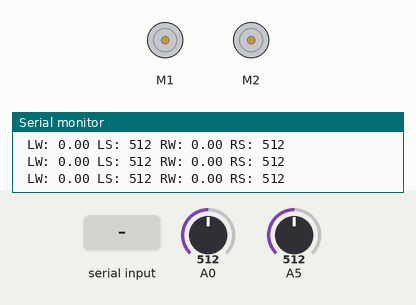
Simulated run of this sketch. Board: Arduino Uno, built with avr-gcc and run on an emulated ATmega328P. Shown: 2 × DC motor (green arrow = forward, orange = backward, longer = faster), the last lines printed to the serial monitor. Inputs (shaded band) come from the test bench; at power-on: A0 = 512, A5 = 512.

Above: at 1.2 s.
1.3 s: "30,150\n" received over Serial
At 2.0 s:
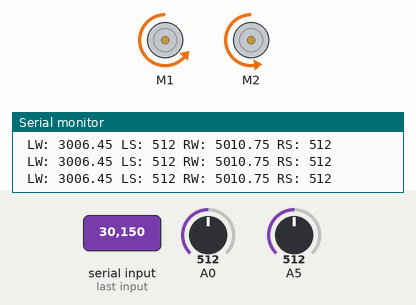
3.0 s: A0 set to 900
At 3.8 s:
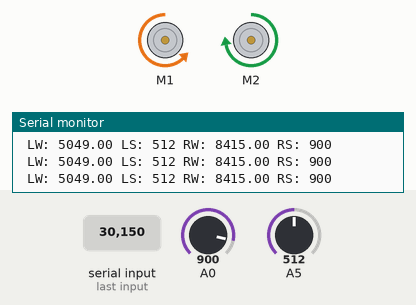
4.5 s: "90,45\n" received over Serial
At 5.2 s:
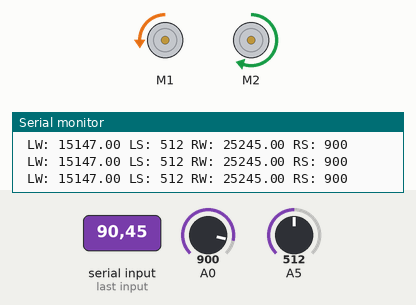
6.2 s: A5 set to 900
At 6.7 s:
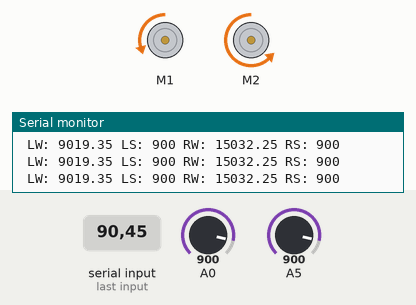
7.7 s: A0 set to 306
At 8.2 s:
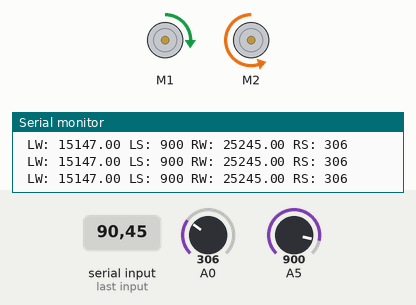
9.2 s: "5\n" received over Serial
At 10.2 s:
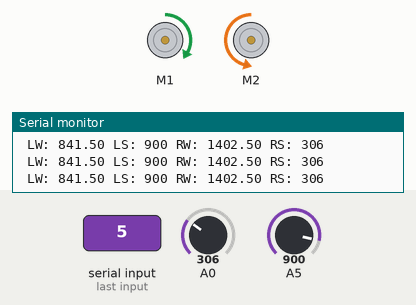
Timing chart, 0 to 11.7 s (numbered marks = the images above; inputs shaded):
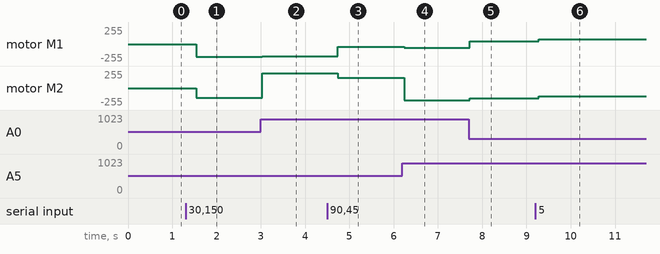

The sketch:

LineFollow.ino
```cpp
//MARK: import libraries
#include <Wire.h>
#include <Adafruit_MotorShield.h>

//MARK: initalize variables

//left sensor value at port A1
int leftSensorValue;
//right sensor value at port A0
int rightSensorValue;

//the sensor reading which corrosponds to the sensor being on or off the line
int offL;
int onL;
int offR;
int onR;

//a number describing what percent of the maximum speed the fast wheel should hit
float spd;

//the motor speed component variables
float wheelSpd;

//the motor speed variables
float leftWheelSpeed;
float rightWheelSpeed;

//calibration variables
float leftMultiple;

//serial input variables
char character;
String string;

// Create the motor shield object with the default I2C address
Adafruit_MotorShield AFMS = Adafruit_MotorShield();

//set up the motors
Adafruit_DCMotor *leftWheel = AFMS.getMotor(1);
Adafruit_DCMotor *rightWheel = AFMS.getMotor(2);

void setup() {

  //the sensor reading which corrosponds to the sensor being on or off the line
  offL = 810;
  onL = 900;
  offR = 435;
  onR = 745;

  //a multiplier to slow down the left wheel to track at the same speed as the right wheel. (determined experimentally)
  leftMultiple = .6;
  //set default string and character values
  character = 0;
  string = "";

  //begin serial and motor controller
  Serial.begin(9600);
  AFMS.begin();

}

void loop() {
  //update the variable values

  //if a character is available in the serial window
  if (Serial.available() > 0) {
    // get the character
    character = Serial.read();

    //if the character is not newline character
    if (character != '\n') {
      //append to the string
      string += character;
    }
    else {

      //update the speed
      spd = string.toFloat();
      string = "";
    }
  }

  //MARK: update variables
  wheelSpd = spd * 110.0 * (255.0/100.0);

  //MARK: read the sensor values
  leftSensorValue = analogRead(A5);
  rightSensorValue = analogRead(A0);

  //MARK: line following decision tree.
  if (leftSensorValue >= onL && rightSensorValue <= offR){
    //turnLeft
    //start the wheels driving the right forward and the left backwards
    leftWheel->run(FORWARD);
    rightWheel->run(BACKWARD);

  }
  else if (leftSensorValue <= offL && rightSensorValue >= onR){
    //turnleft
    //start the wheels driving the right backwards and the left forward
    leftWheel->run(BACKWARD);
    rightWheel->run(FORWARD);
  }
  else{
    //go straight
    //start the wheels driving both wheels forward
    leftWheel->run(BACKWARD);
    rightWheel->run(BACKWARD);
    wheelSpd = spd * 65.5 * (255.0/100.0);
  }

  leftWheelSpeed = wheelSpd*leftMultiple;
  rightWheelSpeed = wheelSpd;

  leftWheel->setSpeed(leftWheelSpeed);
  rightWheel->setSpeed(rightWheelSpeed);

  Serial.print(" LW: ");
  Serial.print(leftWheelSpeed);
  Serial.print(" LS: ");
  Serial.print(leftSensorValue);
  Serial.print(" RW: ");
  Serial.print(rightWheelSpeed);
  Serial.print(" RS: ");
  Serial.println(rightSensorValue);

  //send the signal to the wheel
  leftWheel->run(RELEASE);
  rightWheel->run(RELEASE);

}
```

Measured:
- after the input at 1.3 s, motor M1: stopped → backward 190/255 after 0.24 s; motor M2: stopped → backward 146/255 after 0.24 s
- after the input at 3.0 s, motor M1: backward 190/255 → backward 185/255 at once; motor M2: backward 146/255 → forward 223/255 at once
- after the input at 4.5 s, motor M1: backward 185/255 → backward 43/255 after 0.23 s; motor M2: forward 223/255 → forward 157/255 after 0.23 s
- after the input at 6.2 s, motor M1: backward 43/255 → backward 59/255 at once; motor M2: forward 157/255 → backward 184/255 at once
- after the input at 7.7 s, motor M1: backward 59/255 → forward 43/255 at once; motor M2: backward 184/255 → backward 157/255 at once
- after the input at 9.2 s, motor M1: forward 43/255 → forward 73/255 after 0.07 s; motor M2: backward 157/255 → backward 122/255 after 0.07 s
